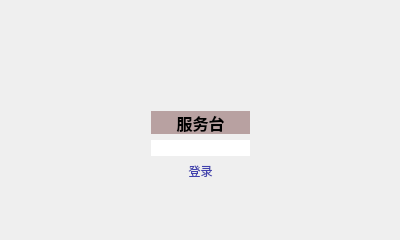
<?xml version="1.0" encoding="UTF-8"?>
<ui version="4.0">
 <class>OrderServer</class>
 <widget class="QMainWindow" name="OrderServer">
  <property name="geometry">
   <rect>
    <x>0</x>
    <y>0</y>
    <width>400</width>
    <height>240</height>
   </rect>
  </property>
  <property name="windowTitle">
   <string>OrderServer</string>
  </property>
  <property name="styleSheet">
   <string notr="true">QMainWindow{border-image: url(:/images/kfc.png);}
QPushButton{
		background:transparent;
		border:transparent;
		color:rgb(66, 66, 174);

		border-radius:20px;
		
}</string>
  </property>
  <widget class="QWidget" name="centralWidget">
   <widget class="QWidget" name="layoutWidget">
    <property name="geometry">
     <rect>
      <x>140</x>
      <y>100</y>
      <width>121</width>
      <height>91</height>
     </rect>
    </property>
    <layout class="QVBoxLayout" name="verticalLayout" stretch="1,1,1">
     <property name="sizeConstraint">
      <enum>QLayout::SetMaximumSize</enum>
     </property>
     <item>
      <widget class="QLabel" name="label">
       <property name="sizePolicy">
        <sizepolicy hsizetype="Ignored" vsizetype="Preferred">
         <horstretch>0</horstretch>
         <verstretch>0</verstretch>
        </sizepolicy>
       </property>
       <property name="font">
        <font>
         <family>Arial</family>
         <pointsize>12</pointsize>
         <weight>75</weight>
         <bold>true</bold>
        </font>
       </property>
       <property name="styleSheet">
        <string notr="true">QLabel{border-radius:40px;
		background-color: rgba(100, 41, 41,100);}</string>
       </property>
       <property name="text">
        <string>服务台</string>
       </property>
       <property name="alignment">
        <set>Qt::AlignCenter</set>
       </property>
      </widget>
     </item>
     <item>
      <widget class="QLineEdit" name="lineEdit">
       <property name="styleSheet">
        <string notr="true">QLineEdit{
		border-radius:20px;
		border:2px  rgb(66, 66, 162);
}</string>
       </property>
       <property name="echoMode">
        <enum>QLineEdit::Password</enum>
       </property>
      </widget>
     </item>
     <item>
      <widget class="QPushButton" name="pushButton">
       <property name="font">
        <font>
         <family>Arial Black</family>
        </font>
       </property>
       <property name="text">
        <string>登录</string>
       </property>
      </widget>
     </item>
    </layout>
   </widget>
  </widget>
 </widget>
 <layoutdefault spacing="6" margin="11"/>
 <resources/>
 <connections/>
</ui>
